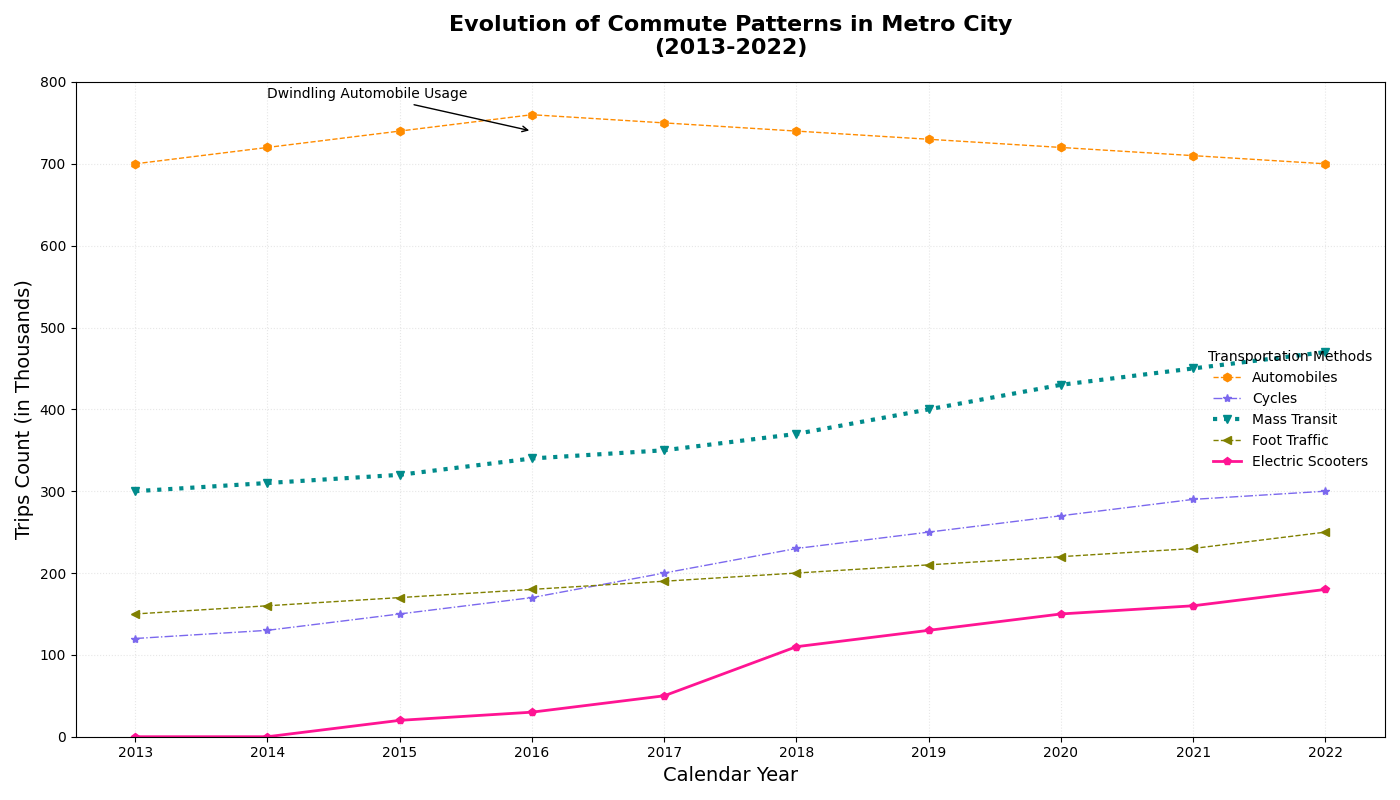

This chart was generated by the following Python code:
import matplotlib.pyplot as plt
import numpy as np

years = np.arange(2013, 2023)

cars_usage = [700, 720, 740, 760, 750, 740, 730, 720, 710, 700]
bicycles_usage = [120, 130, 150, 170, 200, 230, 250, 270, 290, 300]
public_transit_usage = [300, 310, 320, 340, 350, 370, 400, 430, 450, 470]
walking_usage = [150, 160, 170, 180, 190, 200, 210, 220, 230, 250]
scooters_usage = [0, 0, 20, 30, 50, 110, 130, 150, 160, 180]

fig, ax = plt.subplots(figsize=(14, 8))

# Changed styles for visualization
ax.plot(years, cars_usage, label='Automobiles', marker='h', linestyle='--', linewidth=1, color='darkorange')
ax.plot(years, bicycles_usage, label='Cycles', marker='*', linestyle='-.', linewidth=1, color='mediumslateblue')
ax.plot(years, public_transit_usage, label='Mass Transit', marker='v', linestyle=':', linewidth=3, color='darkcyan')
ax.plot(years, walking_usage, label='Foot Traffic', marker='<', linestyle='--', linewidth=1, color='olive')
ax.plot(years, scooters_usage, label='Electric Scooters', marker='p', linestyle='-', linewidth=2, color='deeppink')

ax.set_title('Evolution of Commute Patterns in Metro City\n(2013-2022)', fontsize=16, fontweight='bold', pad=20)
ax.set_xlabel('Calendar Year', fontsize=14)
ax.set_ylabel('Trips Count (in Thousands)', fontsize=14)
ax.set_xticks(years)
ax.set_ylim(0, 800)

# Modified grid style
ax.grid(True, linestyle=':', alpha=0.3)

# Altered legend location and style
ax.legend(title='Transportation Methods', loc='center right', frameon=False)

# Keeping some annotations intact to maintain context
ax.annotate('Dwindling Automobile Usage', xy=(2016, 740), xytext=(2014, 780),
            arrowprops=dict(facecolor='black', arrowstyle='->'), fontsize=10)

plt.tight_layout()

plt.show()
